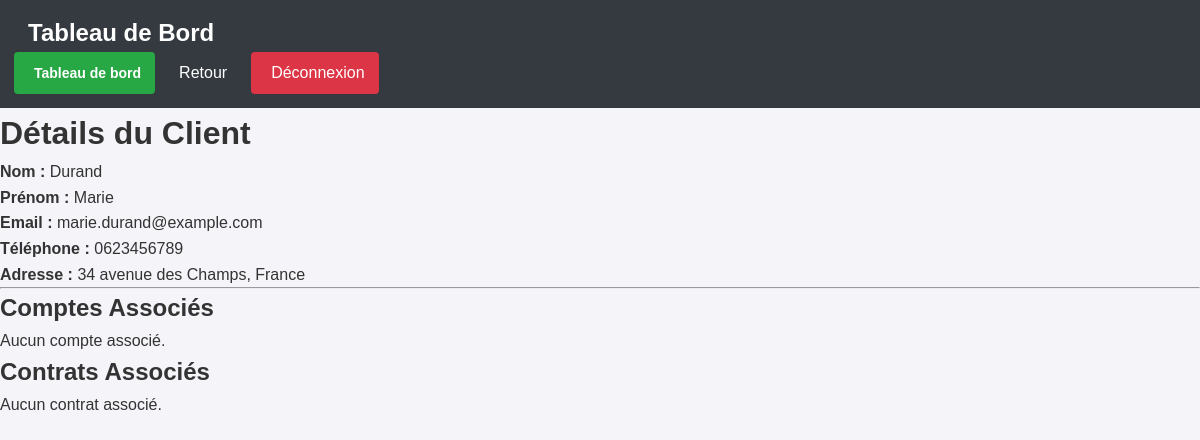
The page /app/views/clients/details.php?id=2 (signed in) on the database its author committed.
### tables this page shows
CREATE TABLE IF NOT EXISTS client (
    id INT AUTO_INCREMENT PRIMARY KEY,
    nom VARCHAR(100) NOT NULL,
    prenom VARCHAR(100) NOT NULL,
    email VARCHAR(100) NOT NULL UNIQUE,
    telephone VARCHAR(20),
    adresse TEXT,
    created_at TIMESTAMP DEFAULT CURRENT_TIMESTAMP
);

### app/views/clients/details.php (the view, shortened to what this page needs)
<?php
require_once __DIR__ . '/../../../config/config.php';
$clientId = isset($_GET['id']) ? intval($_GET['id']) : 0;
if ($clientId > 0) {
    $db = Database::connect();
    $stmt = $db->prepare("SELECT * FROM client WHERE id = :id");
    $stmt->execute(['id' => $clientId]);
    $client = $stmt->fetch(PDO::FETCH_ASSOC);
}
?>
<!DOCTYPE html>
<html lang="fr">
<head>
    <link rel="stylesheet" href="<?= BASE_URL ?>style.css">
</head>
<body>
<nav class="navbar">
    <div class="container">
        <a href="<?= BASE_URL ?>index.php" class="logo">Tableau de Bord</a>
        <div class="nav-links">
            <a href="<?= BASE_URL ?>index.php" class="btn-add">
                <i class="fas fa-tachometer-alt"></i> Tableau de bord
            </a>
            <a href="<?= BASE_URL ?>index.php?url=dashboard" class="btn-back">
                <i class="fas fa-arrow-left"></i> Retour
            </a>
            <a href="<?= BASE_URL ?>logout.php" class="btn-logout">
                <i class="fas fa-sign-out-alt"></i> Déconnexion
            </a>
        </div>
    </div>
</nav>
<div class="container">
    <h1>Détails du Client</h1>
    <p><strong>Nom :</strong> <?= htmlspecialchars($client['nom'] ?? '') ?></p>
    <p><strong>Prénom :</strong> <?= htmlspecialchars($client['prenom'] ?? '') ?></p>
    <p><strong>Email :</strong> <?= htmlspecialchars($client['email'] ?? '') ?></p>
    <p><strong>Téléphone :</strong> <?= htmlspecialchars($client['telephone'] ?? '') ?></p>
    <p><strong>Adresse :</strong> <?= htmlspecialchars($client['adresse'] ?? '') ?></p>
    <hr>
    <h2>Comptes Associés</h2>
    <?php
    $stmt = $db->prepare("SELECT * FROM compte WHERE client_id = :client_id");
    $stmt->execute(['client_id' => $clientId]);
    $comptes = $stmt->fetchAll(PDO::FETCH_ASSOC);
    if ($comptes):
        foreach ($comptes as $compte):
    ?>
        <p>
            <strong>Type de compte :</strong> <?= htmlspecialchars($compte['type_compte']) ?><br>
            <strong>Numéro :</strong> <?= htmlspecialchars($compte['numero_compte']) ?><br>
            <strong>Solde :</strong> <?= htmlspecialchars($compte['solde']) ?> €
        </p>
        <hr>
    <?php endforeach;
    else: ?>
        <p>Aucun compte associé.</p>
    <?php endif; ?>
    <h2>Contrats Associés</h2>
    <?php
    $stmt = $db->prepare("
        SELECT contrat.*
        FROM contrat
        INNER JOIN compte ON contrat.compte_id = compte.id
        WHERE compte.client_id = :client_id
    ");
    $stmt->execute(['client_id' => $clientId]);
    $contrats = $stmt->fetchAll(PDO::FETCH_ASSOC);
    if ($contrats):
        foreach ($contrats as $contrat):
    ?>
        <p>
            <strong>Type de contrat :</strong> <?= htmlspecialchars($contrat['type_contrat']) ?><br>
            <strong>Montant :</strong> <?= htmlspecialchars($contrat['montant']) ?> €<br>
            <strong>Date de signature :</strong> <?= htmlspecialchars($contrat['date_signature']) ?><br>
            <strong>Date d'expiration :</strong> <?= htmlspecialchars($contrat['date_expiration']) ?>
        </p>
        <hr>
    <?php endforeach;
    else: ?>
        <p>Aucun contrat associé.</p>
    <?php endif; ?>
</div>
</body>
</html>

### style.css (style rules this page uses)
* { box-sizing: border-box; margin: 0; padding: 0; font-family: Arial, Helvetica, sans-serif; }
body { background-color: #f4f4f9; color: #333; line-height: 1.6; }
.navbar { background-color: #343a40; padding: 14px; color: #fff; display: flex; justify-content: space-between; align-items: center; }
.navbar .logo { font-size: 24px; font-weight: bold; color: white; text-decoration: none; }
.nav-links { display: flex; gap: 10px; }
.navbar a { color: white; text-decoration: none; padding: 8px 14px; border-radius: 4px; transition: background-color 0.2s; }
.btn-logout { background-color: #dc3545; color: white; padding: 10px 16px; border-radius: 6px; transition: background-color 0.2s; display: flex; align-items: center; }
.btn-add { background-color: #28a745; color: white; padding: 10px 16px; border-radius: 6px; font-size: 14px; font-weight: bold; text-decoration: none; display: inline-flex; align-items: center; justify-content: center; border: none; cursor: pointer; transition: background-color 0.2s ease; }

### rows shown on the page
client: nom "Durand", prenom "Marie", email "marie.durand@example.com", telephone "0623456789", adresse "34 avenue des Champs, France"
